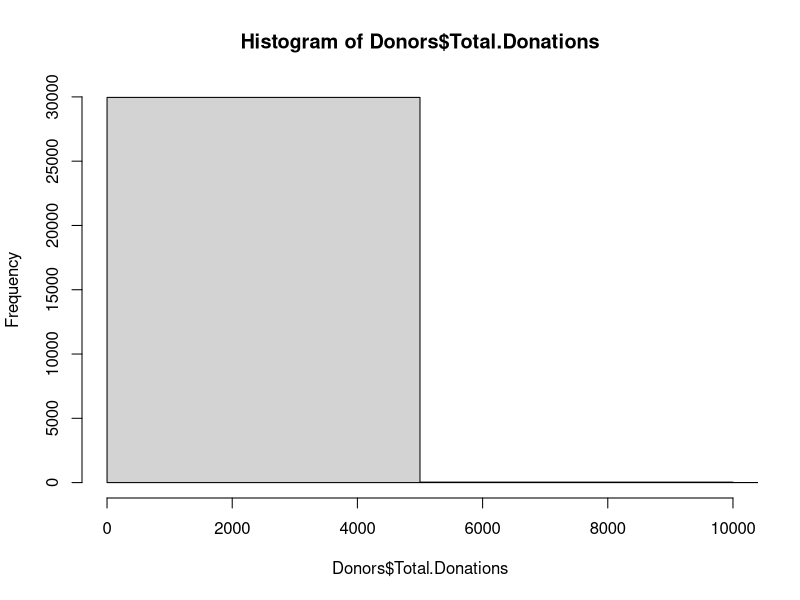
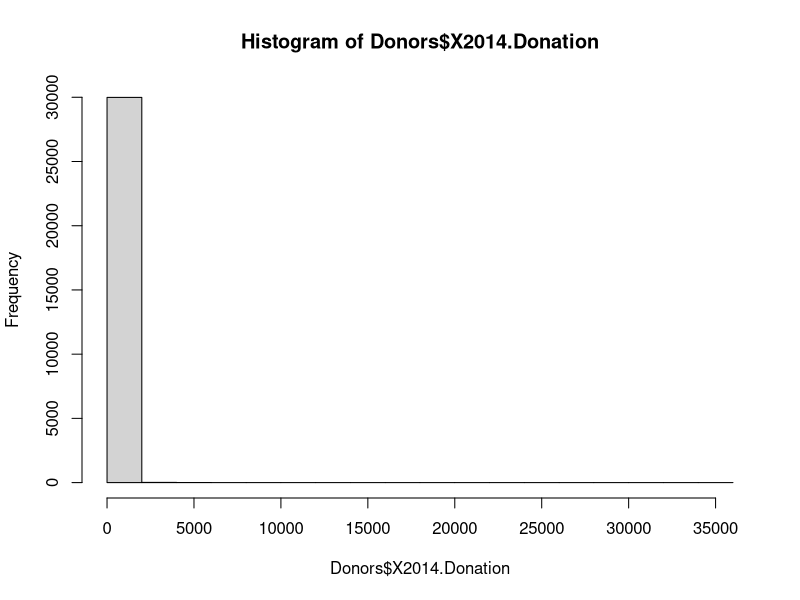
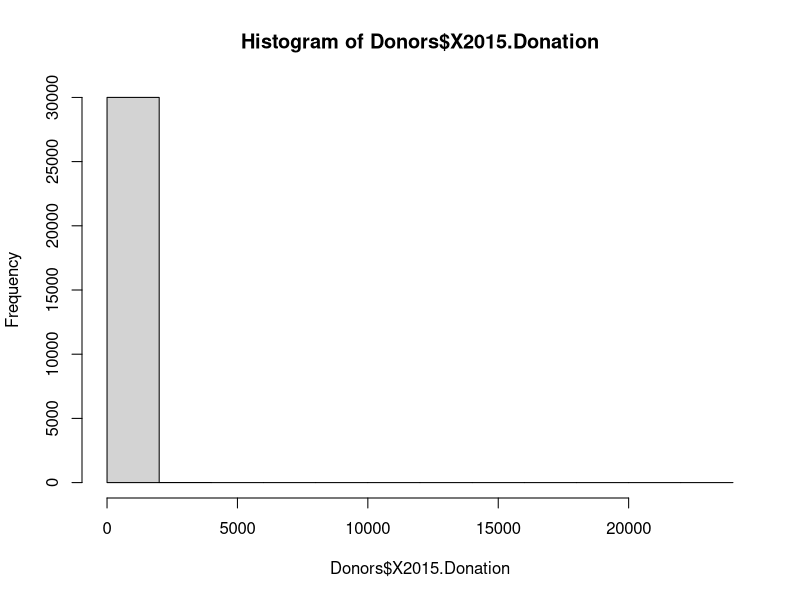
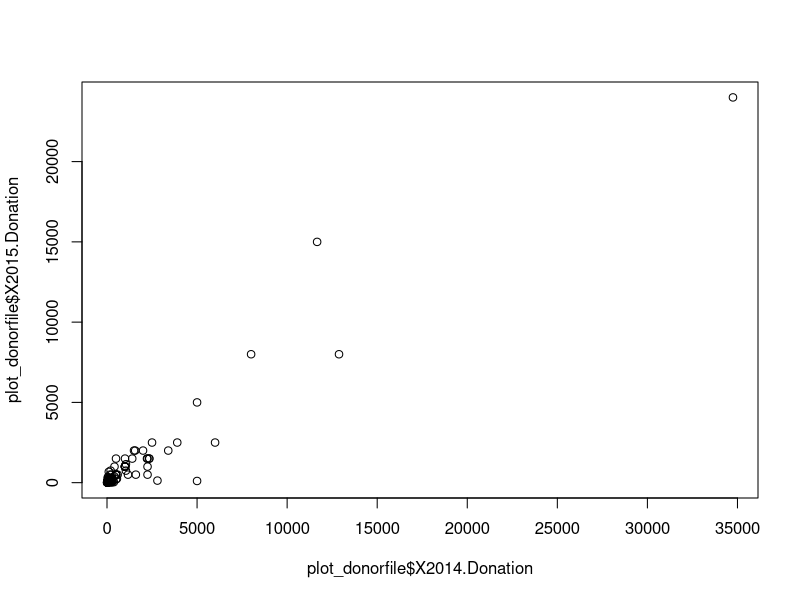
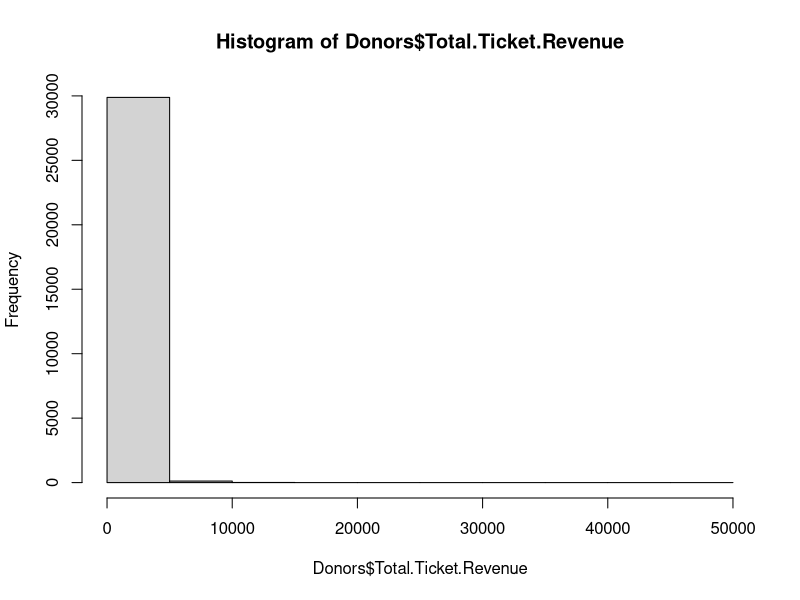
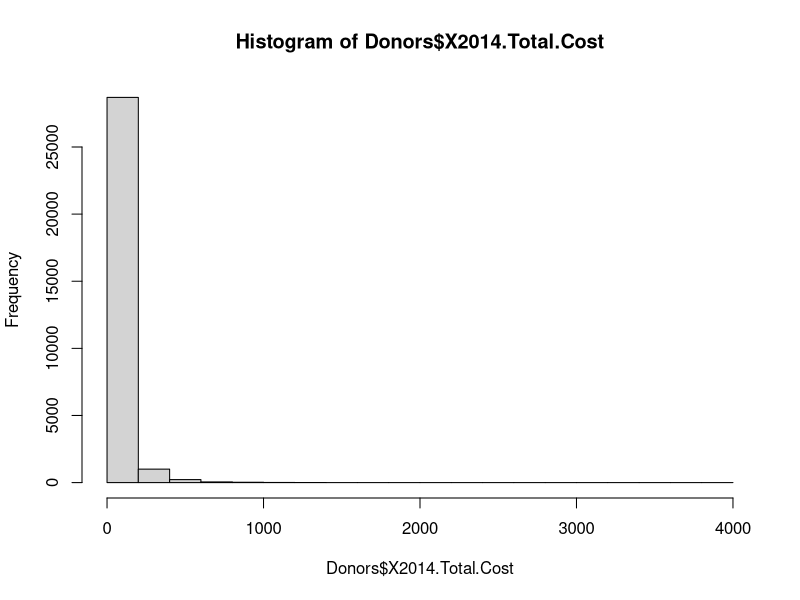
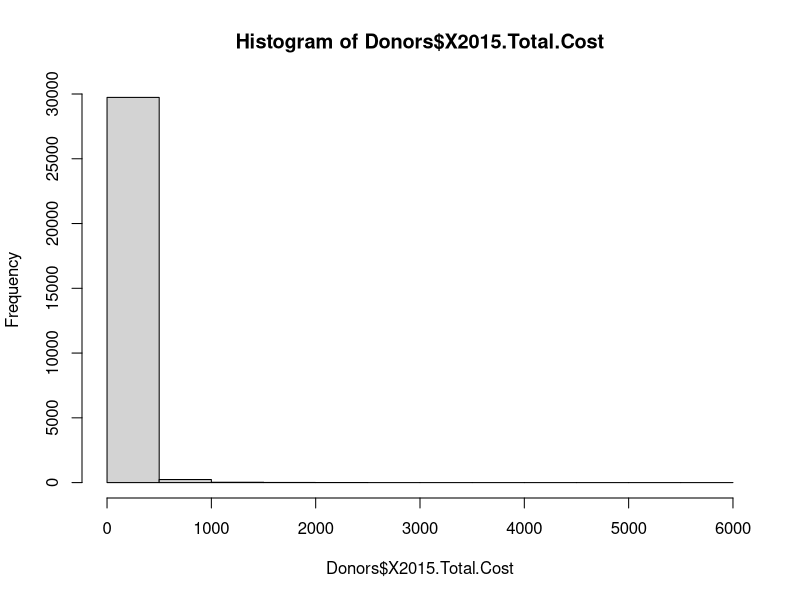
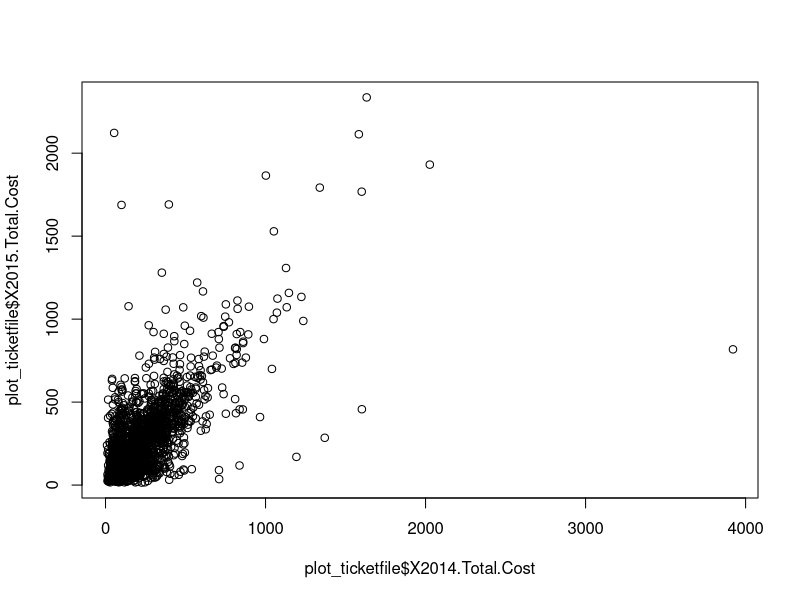

Generate these figures, in order, with R:
#1,Preliminary Analysis
#a)
Donors = read.csv("FinalProject.csv")
str(Donors)
Donors$Total.Donations = as.numeric(gsub("[\\$,]", "",Donors$Total.Donations))
#1.1
table(Donors$Total.Donations > 0)
table(Donors$Total.Donations >= 100)
table(Donors$Total.Donations >= 500)
table(Donors$Total.Donations >= 1000)
#1.2
#2004
table(Donors$X2004.Donation > 0)
table(Donors$X2004.Donation >= 100)
table(Donors$X2004.Donation >= 500)
table(Donors$X2004.Donation >= 1000)
#2005
table(Donors$X2005.Donation > 0)
table(Donors$X2005.Donation >= 100)
table(Donors$X2005.Donation >= 500)
table(Donors$X2005.Donation >= 1000)
#2006
table(Donors$X2006.Donation > 0)
table(Donors$X2006.Donation >= 100)
table(Donors$X2006.Donation >= 500)
table(Donors$X2006.Donation >= 1000)
#2007
table(Donors$X2007.Donation > 0)
table(Donors$X2007.Donation >= 100)
table(Donors$X2007.Donation >= 500)
table(Donors$X2007.Donation >= 1000)
#2008
table(Donors$X2008.Donation > 0)
table(Donors$X2008.Donation >= 100)
table(Donors$X2008.Donation >= 500)
table(Donors$X2008.Donation >= 1000)
#2009
table(Donors$X2009.Donation > 0)
table(Donors$X2009.Donation >= 100)
table(Donors$X2009.Donation >= 500)
table(Donors$X2009.Donation >= 1000)
#2010
table(Donors$X2010.Donation > 0)
table(Donors$X2010.Donation >= 100)
table(Donors$X2010.Donation >= 500)
table(Donors$X2010.Donation >= 1000)
#2011
table(Donors$X2011.Donation > 0)
table(Donors$X2011.Donation >= 100)
table(Donors$X2011.Donation >= 500)
table(Donors$X2011.Donation >= 1000)
#2012
table(Donors$X2012.Donation > 0)
table(Donors$X2012.Donation >= 100)
table(Donors$X2012.Donation >= 500)
table(Donors$X2012.Donation >= 1000)
#2013
table(Donors$X2013.Donation > 0)
table(Donors$X2013.Donation >= 100)
table(Donors$X2013.Donation >= 500)
table(Donors$X2013.Donation >= 1000)
#2014
table(Donors$X2014.Donation > 0)
table(Donors$X2014.Donation >= 100)
table(Donors$X2014.Donation >= 500)
table(Donors$X2014.Donation >= 1000)
#2015
table(Donors$X2015.Donation > 0)
table(Donors$X2015.Donation >= 100)
table(Donors$X2015.Donation >= 500)
table(Donors$X2015.Donation >= 1000)
#1.3
hist(Donors$Total.Donations,xlim=c(0,10000))
hist(Donors$X2014.Donation)
hist(Donors$X2015.Donation)
#1.4
plot_donorfile = subset(Donors,X2014.Donation>0 & X2015.Donation>0 )
plot(plot_donorfile$X2014.Donation,plot_donorfile$X2015.Donation)
#b
#2.1
table(Donors$Total.Tickets > 0)
#2.2
#2002
table(Donors$X2002.Qty > 0)
#2003
table(Donors$X2003.Qty > 0)
#2004
table(Donors$X2004.Qty > 0)
#2005
table(Donors$X2005.Qty > 0)
#2006
table(Donors$X2006.Qty > 0)
#2007
table(Donors$X2007.Qty > 0)
#2008
table(Donors$X2008.Qty > 0)
#2009
table(Donors$X2009.Qty > 0)
#2010
table(Donors$X2010.Qty > 0)
#2011
table(Donors$X2011.Qty > 0)
#2012
table(Donors$X2012.Qty > 0)
#2013
table(Donors$X2013.Qty > 0)
#2014
table(Donors$X2014.Qty > 0)
#2015
table(Donors$X2015.Qty > 0)
#2.3
Donors$Total.Ticket.Revenue = as.numeric(gsub("[\\$,]", "",Donors$Total.Ticket.Revenue))
hist(Donors$Total.Ticket.Revenue)
hist(Donors$X2014.Total.Cost)
hist(Donors$X2015.Total.Cost)
#2.4
plot_ticketfile = subset(Donors,X2014.Total.Cost>0 & X2015.Total.Cost>0 )
plot(plot_ticketfile$X2014.Total.Cost,plot_ticketfile$X2015.Total.Cost)
#c
#3.1
plot(Donors$Total.Donations , Donors$Total.Ticket.Revenue)
abline(lm(Donors$Total.Ticket.Revenue ~ Donors$Total.Donations))
#need to add something to remove outlier
NewDonors = subset(Donors,Total.Ticket.Revenue < 5000 & Total.Donations < 5000)
plot(NewDonors$Total.Donations , NewDonors$Total.Ticket.Revenue)
abline(lm(NewDonors$Total.Ticket.Revenue ~ NewDonors$Total.Donations))

#2,Donation Patterns Over Time
#a)donation cluster 
#delete most recent donation date
NewDonors = NewDonors[,-c(3)]
#delete $ and , 
NewDonors$Total.All.Revenue = as.numeric(gsub("[\\$,]", "",NewDonors$Total.All.Revenue))
NewDonors = NewDonors[,-c(1,2,4:33,45)]
NewDonors = subset(NewDonors, NewDonors$Total.Donations <= 5000
                   & NewDonors$Total.Donations > 0)
NewDonors = NewDonors[,-c(1)]

library(caret)
preproc = preProcess(NewDonors)

NewDonorsNorm = predict(preproc,NewDonors)


set.seed(420)

wss = (nrow(NewDonorsNorm)-1)*sum(apply(NewDonorsNorm,2,var))
for (i in 2:10) wss[i] = sum(kmeans(NewDonorsNorm,
                                    centers=i)$withinss)
plot(1:10, wss, type="b", xlab="Number of Clusters",
     ylab="groups sum of squares")
KmeansClustering = kmeans(NewDonorsNorm, centers = 3)
table(KmeansClustering$cluster)
KmeansClustering
OutNewDonors = data.frame(NewDonors,KmeansClustering$cluster)
write.csv(OutNewDonors, file = "NewDonor.csv")

#b)Donation linear regression
NewDonors = NewDonors[,-c(1:5)]
DonorReg = lm(X2014.Donation ~ .,data = NewDonors)
summary(DonorReg)
#Refine
NewDonors = NewDonors[,-c(4)]
DonorReg = lm(X2014.Donation ~ .,data = NewDonors)
summary(DonorReg)
Donor2015 = subset(Donors,Donors$X2015.Donation <= 2500 & Donors$Total.Donations > 0, select = c(
X2009.Donation,
X2010.Donation,
X2011.Donation,
X2012.Donation,
X2013.Donation,
X2015.Donation))
colnames(Donor2015) = c("X2009.Donation",
                        "X2010.Donation",
                        "X2011.Donation",
                        "X2012.Donation",
                        "X2013.Donation",
                        "X2014.Donation")
DonorPredictions = predict(DonorReg, newdata=Donor2015)
SSE = sum((Donor2015$X2014.Donation - DonorPredictions)^2)
SST = sum((Donor2015$X2014.Donation - mean(NewDonors$X2014.Donation))^2)
1 - SSE/SST

#3,Ticket Sales Patterns Over Time
#Ticket Clustering
NewTicket = Donors[,-c(1:4,33:46)]
NewTicket = subset(NewTicket, NewTicket$Total.Ticket.Revenue <= 5000 & NewTicket$Total.Ticket.Revenue >0)
NewTicket = NewTicket[,-c(1:2)]
NewTicket = NewTicket[,-c(1,3,5,7,9,11,13,15,17,19,21,23,25,27,29,31,33)]

#Normalization
library(caret)

preproc = preProcess(NewTicket)
NewTicketNorm = predict(preproc,NewTicket)
set.seed(420)
#Kmeans-Clustering
wss = (nrow(NewTicketNorm)-1)*sum(apply(NewTicketNorm,2,var))
for (i in 2:10) wss[i] = sum(kmeans(NewTicketNorm,
                                    centers=i)$withinss)
plot(1:10, wss, type="b", xlab="Number of Clusters",
     ylab="groups sum of squares")
KmeansClustering_2 = kmeans(NewTicketNorm, centers = 3)
table(KmeansClustering_2$cluster)
KmeansClustering_2
OutNewTicket = data.frame(NewTicket,KmeansClustering_2$cluster)
write.csv(OutNewTicket, file = "NewTicket.csv")
#Donation linear regression
NewTicket = NewTicket[,-c(1:7)]
TicketReg = lm(X2014.Total.Cost ~ .,data = NewTicket)
summary(TicketReg)
#Refine
NewTicket = NewTicket[,-c(1)]
TicketReg = lm(X2014.Total.Cost ~ .,data = NewTicket)
summary(TicketReg)
Ticket2015 = subset(Donors,Donors$X2015.Total.Cost <= 500 & Donors$Total.Ticket.Revenue > 0, select = c(
  X2009.Donation,
  X2010.Donation,
  X2011.Donation,
  X2012.Donation,
  X2013.Donation,
  X2015.Donation))
colnames(Ticket2015) = c("X2009.Total.Cost",
                         "X2010.Total.Cost",
                         "X2011.Total.Cost",
                         "X2012.Total.Cost",
                         "X2013.Total.Cost",
                         "X2014.Total.Cost")
TicketPredictions = predict(TicketReg, newdata=Ticket2015)
SSE = sum((Ticket2015$X2014.Total.Cost - TicketPredictions)^2)
SST = sum((Ticket2015$X2014.Total.Cost - mean(NewTicket$X2014.Total.Cost))^2)
1 - SSE/SST
#4,Joint Analysis
#i)
#Cluster Donations and Ticket Revenue
Both = read.csv("FinalProject_ForBoth.csv")
str(Both)
Both = Both[,-c(1)]
NewBoth = subset(Both, Both$Total.Donations <= 5000 
                 & Both$Total.Ticket.Revenue <= 5000 & Both$Total.All.Revenue > 0)


#Normalization
preproc = preProcess(NewBoth)
NewBothNorm = predict(preproc,NewBoth)
set.seed(420)
#Kmeans-Clustering
wss = (nrow(NewBothNorm)-1)*sum(apply(NewBothNorm,2,var))
for (i in 2:10) wss[i] = sum(kmeans(NewBothNorm,
                                    centers=i)$withinss)
plot(1:10, wss, type="b", xlab="Number of Clusters",
     ylab="groups sum of squares")
KmeansClustering_3 = kmeans(NewBothNorm, centers = 3)
table(KmeansClustering_3$cluster)
KmeansClustering_3
OutNewBoth = data.frame(NewBoth,KmeansClustering_3$cluster)
write.csv(OutNewBoth, file = "NewBoth.csv")
#ii)
#after adjusting
UpdateBoth = read.csv("FinalProject_NewForBoth.csv")
UpdateBoth = UpdateBoth[,-c(1,13,14,15,16,25:28)]
UpdateBoth = subset(UpdateBoth, UpdateBoth$Total.Donations <= 5000 & Total.Donations >0 
                 & UpdateBoth$Total.Ticket.Revenue <= 5000 &Total.Ticket.Revenue >0 & UpdateBoth$Total.All.Revenue > 0)
#Normalization
preproc = preProcess(UpdateBoth)
UpdateBothNorm = predict(preproc,UpdateBoth)
#adjust
X = as.matrix(UpdateBothNorm)
A = matrix(c(1,1,1,1,1,1,1,1,1,1,1,1,1,1,1,1,1,1,1,1,1,4,5,1,1,4,5),27,1219)
UpdateBothNorm = X%*%A
set.seed(420)
#Kmeans-Clustering
wss = (nrow(UpdateBothNorm)-1)*sum(apply(UpdateBothNorm,2,var))
for (i in 2:10) wss[i] = sum(kmeans(UpdateBothNorm,
                                    centers=i)$withinss)
plot(1:10, wss, type="b", xlab="Number of Clusters",
     ylab="groups sum of squares")
KmeansClustering_4 = kmeans(UpdateBothNorm, centers = 3)
table(KmeansClustering_4$cluster)
KmeansClustering_4
OutUpdateBoth = data.frame(UpdateBoth,KmeansClustering_4$cluster)
write.csv(OutUpdateBoth, file = "UpdateBoth.csv")

